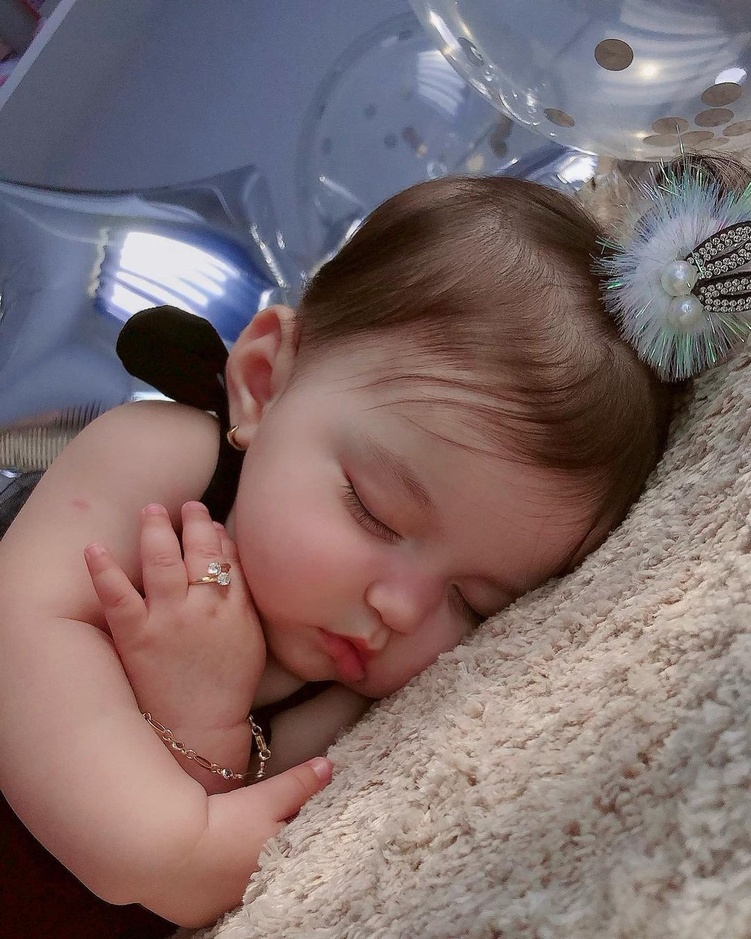
#> input picture [1]-programming-languages/[1]-python/4.thenewboston/angel.jpg, 751 x 939 px, shrunk from 1080 x 1350 before the run
$ python 46_awesome-merge-effect.py
#> lines starting #> are read from the running program, lines starting #| are printed output that depends on the picture
# [11 lines of commented-out code are left out]


from PIL import Image

angel = Image.open("angel.jpg")
#> angel is the input picture: PIL image 751x939 RGB; mean R, G, B 126.1, 107.6, 107.9
doggo = Image.open("doggo.jpg")
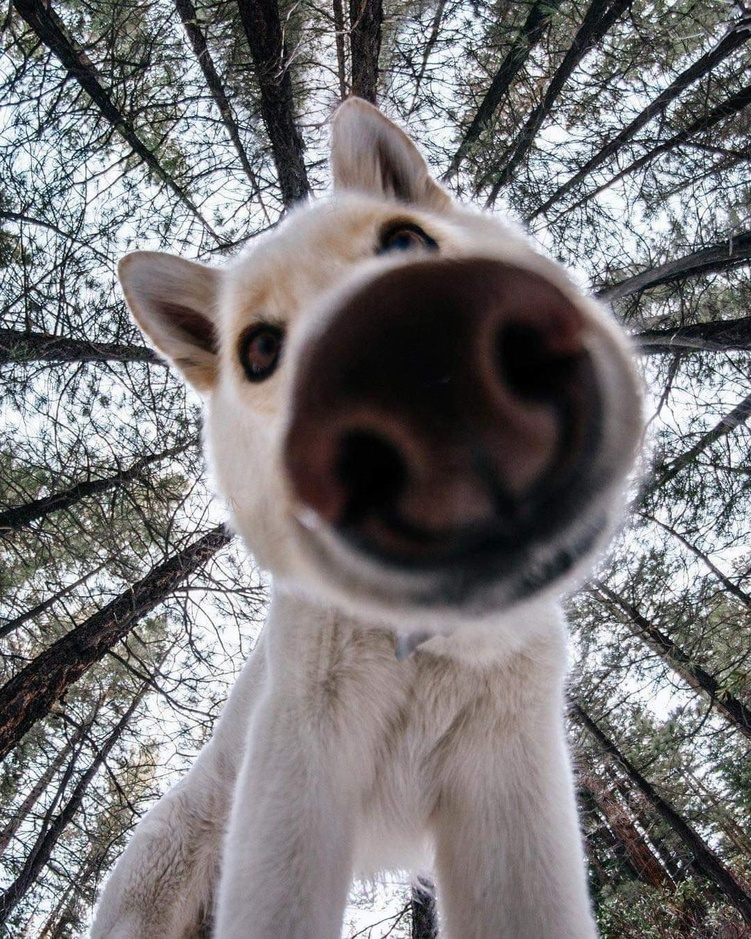
#> input picture [1]-programming-languages/[1]-python/4.thenewboston/doggo.jpg, 751 x 939 px, shrunk from 1080 x 1350 before the run
#> doggo is the input picture: PIL image 751x939 RGB; mean R, G, B 121.7, 119.7, 121.3

print(angel.size)
#| (751, 939)
print(doggo.size)
#| (751, 939)

r1, g1, b1 = angel.split()
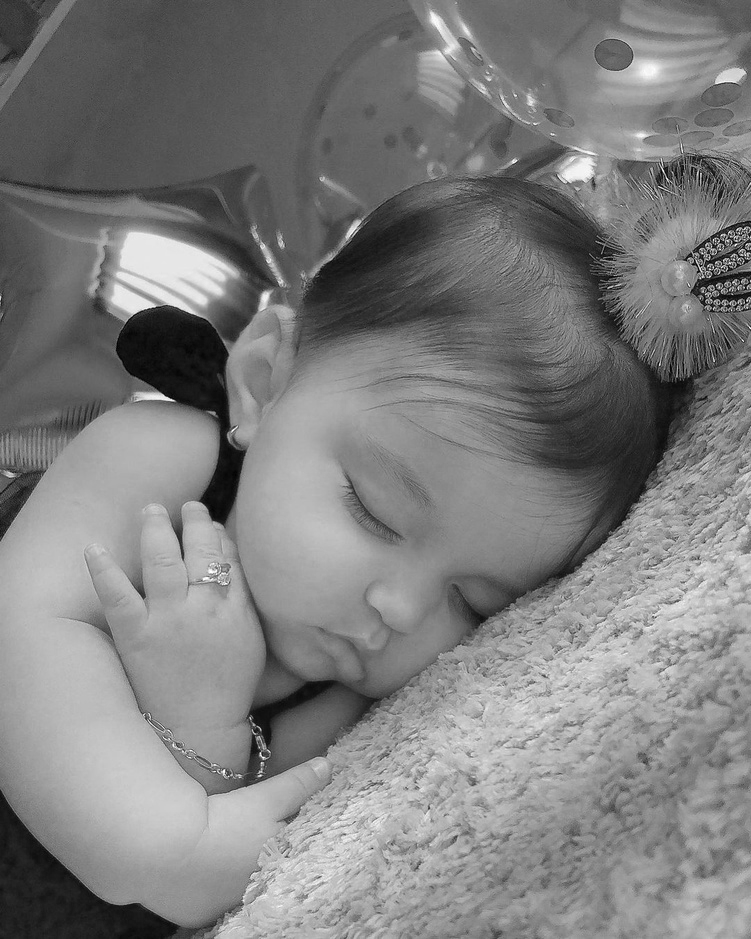
#> r1: PIL image 751x939 L; min 0, max 255, mean 126.1
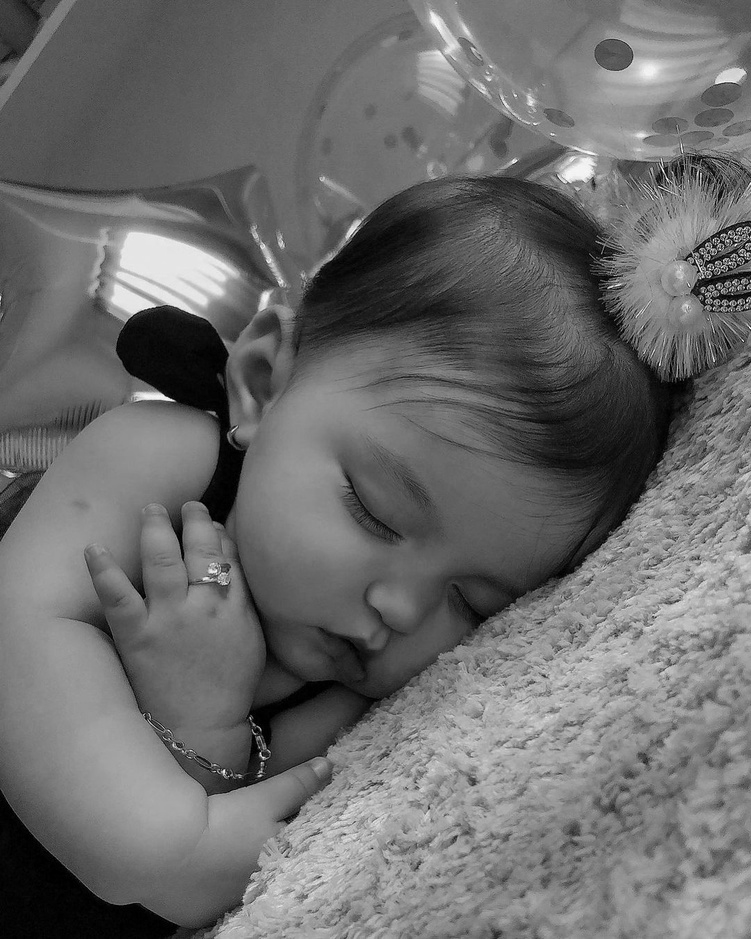
#> g1: PIL image 751x939 L; min 0, max 255, mean 107.6
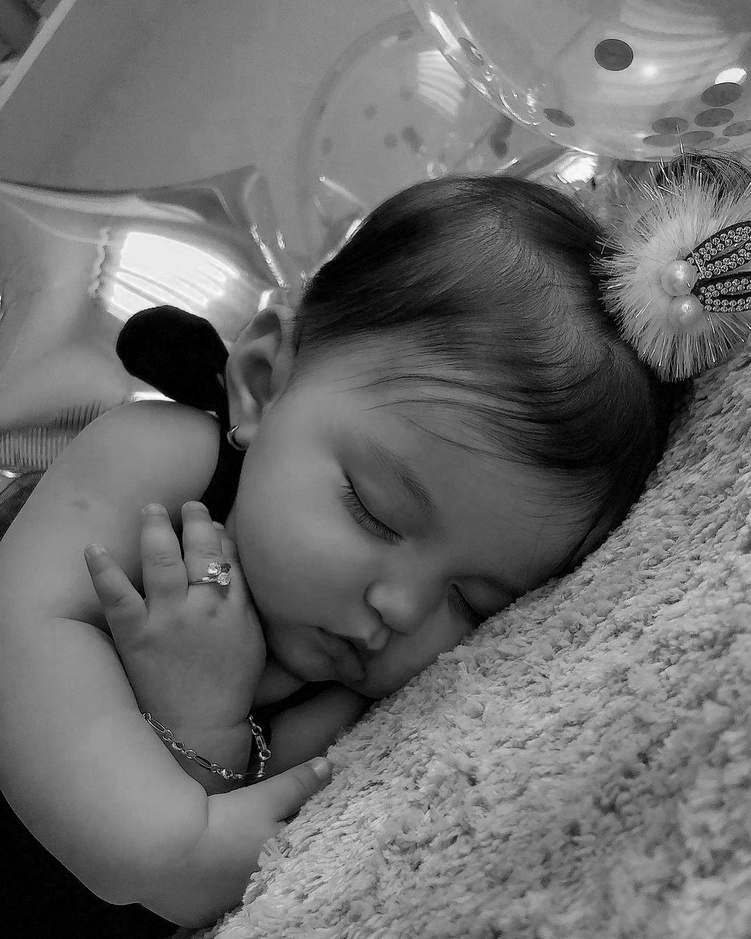
#> b1: PIL image 751x939 L; min 0, max 255, mean 107.9
r2, g2, b2 = doggo.split()
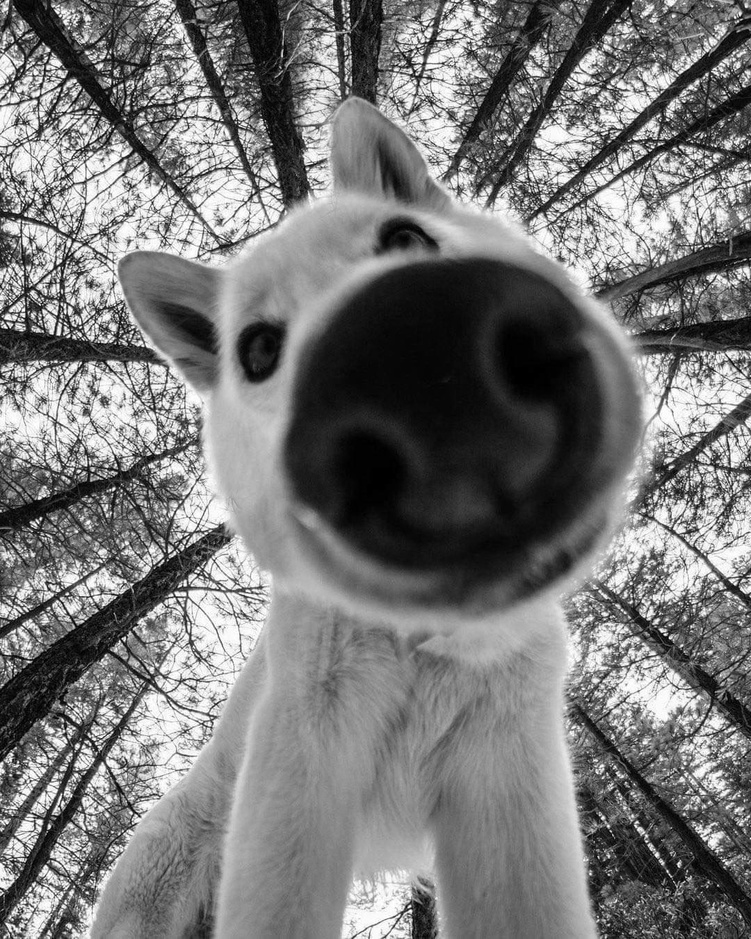
#> g2: PIL image 751x939 L; min 0, max 255, mean 119.7

new_image = Image.merge("RGB", (r2, g1, b2))
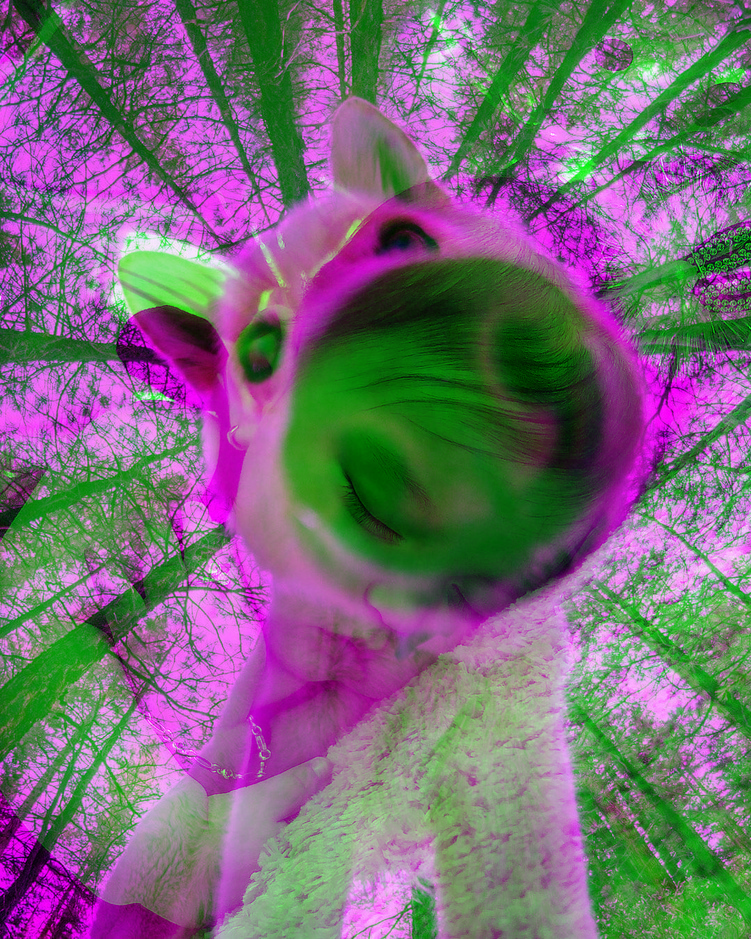
#> new_image: PIL image 751x939 RGB; mean R, G, B 121.7, 107.6, 121.3

new_image.show()
